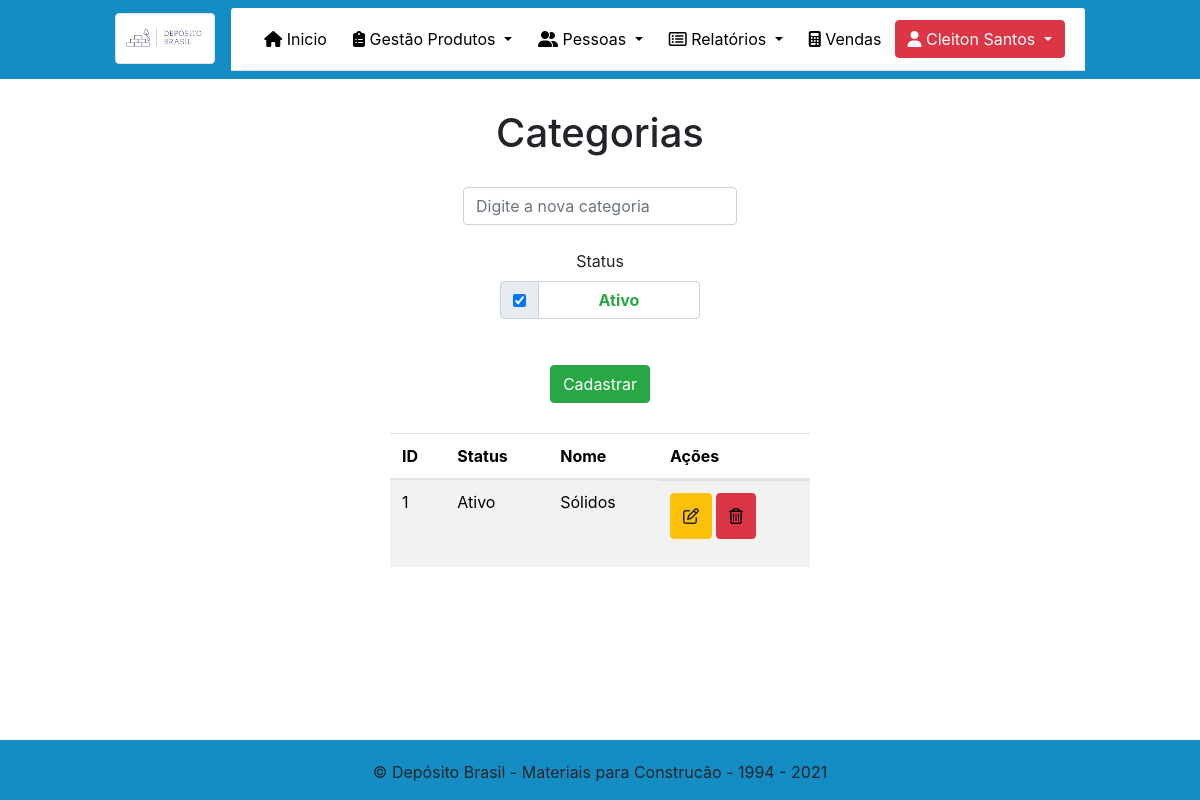
The app's page /Admin/Categoria.php (signed in) with its own data.
### tables this page shows
CREATE TABLE `categoria` (
  `id` int(11) NOT NULL,
  `status` int(11) NOT NULL,
  `nome` varchar(255) NOT NULL
);

### Admin/Categoria.php (the view, shortened to what this page needs)
<?php
require_once("../dependencias.php");
require_once("../menu.php");
?>
<!DOCTYPE html>
<html lang="pt-br">
<head>
</head>
<body class="teste">
    <h1 style="text-align: center; margin-top: 30px;">Categorias</h1>
    <center class="container">
        <form name="form" method="POST" action="Categoria.php" class="needs-validation" novalidate>
            <center>
                <input type="text" id="nome" name="nome" class="form-control" style="width: auto; margin-top: 30px;" placeholder="Digite a nova categoria" required>
                <br>
                <div class="form-group "><label class="control-label" style="width: 200px !important;" for="status">Status</label><input type="hidden" name="status" value="0">
                    <div class="input-group" style="width: 200px !important;">
                        <div class="input-group-prepend">
                            <div class="input-group-text">
                                <input type="checkbox" name="status" value="1" id="status" onclick="teste(this);" checked>
                            </div>
                        </div>
                        <div class="form-control"><strong class="text-success" id="statuscadastrar">Ativo</strong></div>
                    </div>
                </div>
            </center>
            <button type="submit" id="salvar" name="salvar" class="btn btn-success" style="margin-top: 30px;">Cadastrar </button>
        </form>
    </center>
    <center>
        <div class="row container" style="width: 450px; margin-top: 30px; background: transparent;">
            <table class=" table-striped table table-hover container">
                <thead style="color: black;">
                    <tr>
                        <th>ID</th>
                        <th>Status</th>
                        <th>Nome</th>
                        <th>Ações</th>
                    </tr>
                </thead>
                <tbody style="color: black;">
                    <?php
                    $conexao = mysqli_connect('127.0.0.1', 'root', '', 'tcc');
                    $sql = "select * from categoria ";
                    $categorias = mysqli_query($conexao, $sql);
                    while ($data = mysqli_fetch_array($categorias)) {
                        if ($data['status'] == 1) {
                            $statusProduto = 'Ativo';
                        } else {
                            $statusProduto = 'Inativo';
                        } ?>
                    <tr>
                        <td><?= $data['id']  ?></td>
                        <td><?= $statusProduto  ?></td>
                        <td><?= $data['nome']  ?></td>
                        <td class="actions d-flex" style="margin:0px;" style="width: auto;">
                            <form action="Categoria.php" method="post" class="needs-validation" novalidate>
                                <button class="btn btn-warning btn-xs" type="button" style="margin-right: 4px; height: 46px; width: auto; " data-toggle="modal" data-target="#ExemploModalCentralizado1<?= $data['id'] ?>"><i class="far fa-edit"></i></button>
                            </form>
                            <button class="btn btn-danger btn-xs" style="height: 46px; width: auto; " type="button" data-toggle="modal" data-target="#ExemploModalCentralizado<?= $data['id'] ?>"><i class="far fa-trash-alt" style="color: black;"></i></button>
                        </td>
                    </tr>
                    <?php }    ?>
                </tbody>
            </table>
        </div>
    </center>
    <?php
    require_once("rodape.php");
    ?>
</body>
</html>

### Admin/Categoria.php (style rules this page uses)
.teste { background-image: url("../img/textura2.jpg"); }

### records on screen
categoria: id "1", status "Ativo", nome "Sólidos"

### other values on screen
$_SESSION['nome_completo'] "Cleiton Santos"
